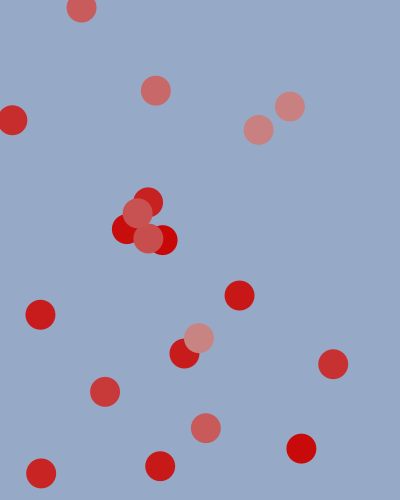
Frame 1 (no input)
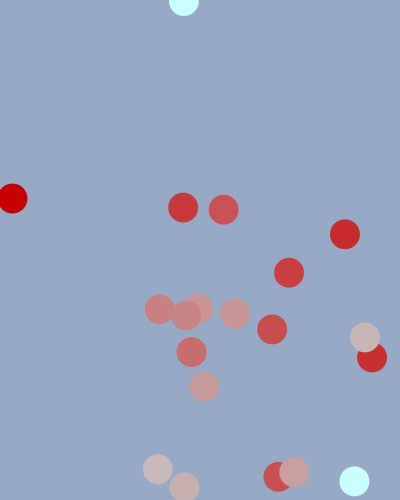
Frame 60 (the mouse pressed at the canvas centre just before this capture)
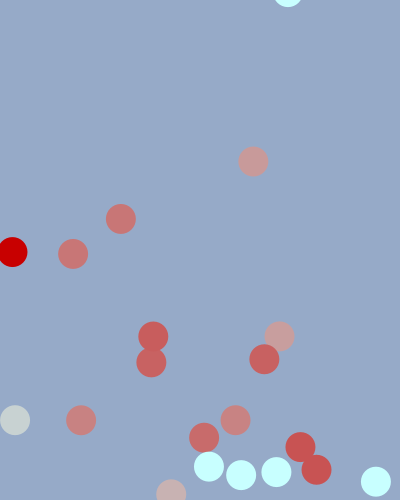
Frame 120 (the mouse held since frame 60 and released just before this capture)

The Processing sketch that drew these frames (run headless with seeded random() and noise(); from frame 60 on, the mouse is pressed at the canvas centre):

// Processing sketch: processing_67016
// ── processing_67016.pde

int firstNumBall = 2;
int numBall = 20;

float[] ballPosX = new float[numBall];
float[] ballPosY = new float[numBall];

float[] speedX = new float[numBall];
float[] speedY = new float[numBall];

float gravity;

float[] colorBall = new float[numBall];


void setup(){
  size(400, 500);
  smooth();
  noStroke();
  colorMode(RGB);
  
  for(int i = 0; i < numBall; i++){
    ballPosX[i] = random(width);
    ballPosY[i] = random(height);
    speedX[i] = random(0, 5);
    speedY[i] = random(0, 8);
    colorBall[i] = random(150);
  }
  
  gravity = 0.3;
}


void draw(){
  background(150, 170, 200);
  
//  mousePressed();

  for(int i = 0; i < numBall; i++){
    fill(200, colorBall[i], colorBall[i]);
    ellipseMode(CENTER);
    ellipse(ballPosX[i], ballPosY[i], 30, 30);
    ballPosX[i] += speedX[i];
    ballPosY[i] += speedY[i];
    speedY[i] += gravity;
    
    if(ballPosX[i] <= 15 || ballPosX[i] >= width-15){
      speedX[i] *= -1;
      colorBall[i] -= 30;
    }
    if(ballPosY[i] <= 15 || ballPosY[i] >= height-15){
      speedY[i] *= -0.95;
      colorBall[i] += 50;
    }
//    if(ballPosX[i] <= 15){
//      speedX[i] += 0.5;
//    }    
  }


//void mousePressed(){
//  for(int i = 0; i < numBall; i++){
//    fill(200, colorBall[i], colorBall[i]);
//    ellipse(ballPosX[i], ballPosY[i], 30, 30);
//    ballPosX[i] += speedX[i];
//    ballPosY[i] += speedY[i];
//    
//    if(ballPosX[i] <= 15 || ballPosX[i] >= width-15){
//      speedX[i] *= -1;
//      colorBall[i] -= 30;
//    }
//    if(ballPosY[i] <= 15 || ballPosY[i] >= height-15){
//      speedY[i] *= -0.97;
//      colorBall[i] += 50;
//    }
//  }
}
